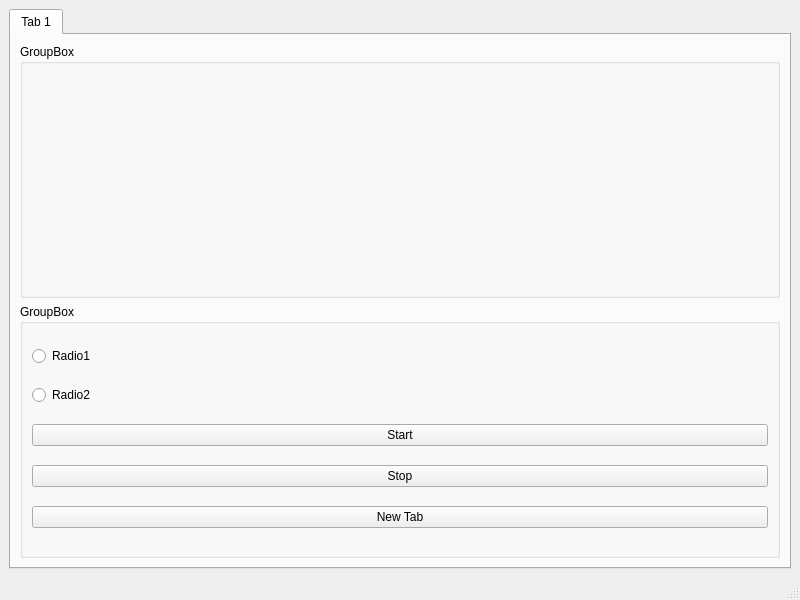
<?xml version="1.0" encoding="UTF-8"?>
<ui version="4.0">
 <class>MainWindow</class>
 <widget class="QMainWindow" name="MainWindow">
  <property name="geometry">
   <rect>
    <x>0</x>
    <y>0</y>
    <width>800</width>
    <height>600</height>
   </rect>
  </property>
  <property name="windowTitle">
   <string>MainWindow</string>
  </property>
  <widget class="QWidget" name="centralwidget">
   <layout class="QVBoxLayout" name="verticalLayout">
    <item>
     <widget class="QTabWidget" name="tabWidget">
      <property name="currentIndex">
       <number>0</number>
      </property>
      <widget class="QWidget" name="tab">
       <attribute name="title">
        <string>Tab 1</string>
       </attribute>
       <layout class="QVBoxLayout" name="verticalLayout_2">
        <item>
         <widget class="QGroupBox" name="groupBox">
          <property name="title">
           <string>GroupBox</string>
          </property>
         </widget>
        </item>
        <item>
         <widget class="QGroupBox" name="groupBox_2">
          <property name="title">
           <string>GroupBox</string>
          </property>
          <layout class="QVBoxLayout" name="verticalLayout_3">
           <item>
            <widget class="QRadioButton" name="radioButton">
             <property name="text">
              <string>Radio1</string>
             </property>
            </widget>
           </item>
           <item>
            <widget class="QRadioButton" name="radioButton_2">
             <property name="text">
              <string>Radio2</string>
             </property>
            </widget>
           </item>
           <item>
            <widget class="QPushButton" name="pushButton">
             <property name="text">
              <string>Start</string>
             </property>
            </widget>
           </item>
           <item>
            <widget class="QPushButton" name="pushButton_2">
             <property name="text">
              <string>Stop</string>
             </property>
            </widget>
           </item>
           <item>
            <widget class="QPushButton" name="pushButton_3">
             <property name="text">
              <string>New Tab</string>
             </property>
            </widget>
           </item>
          </layout>
         </widget>
        </item>
       </layout>
      </widget>
     </widget>
    </item>
   </layout>
  </widget>
  <widget class="QMenuBar" name="menubar">
   <property name="geometry">
    <rect>
     <x>0</x>
     <y>0</y>
     <width>800</width>
     <height>21</height>
    </rect>
   </property>
  </widget>
  <widget class="QStatusBar" name="statusbar"/>
 </widget>
 <resources/>
 <connections/>
</ui>
